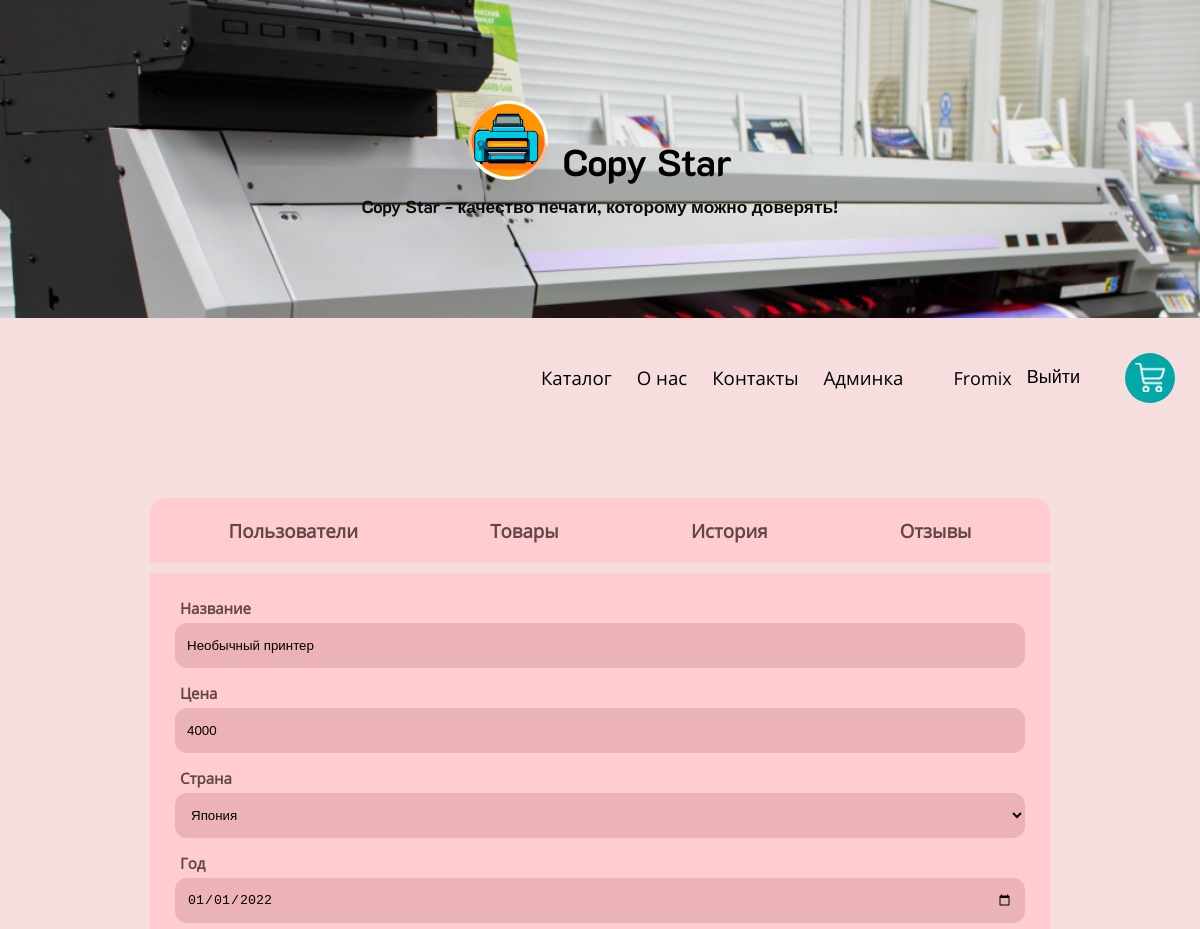
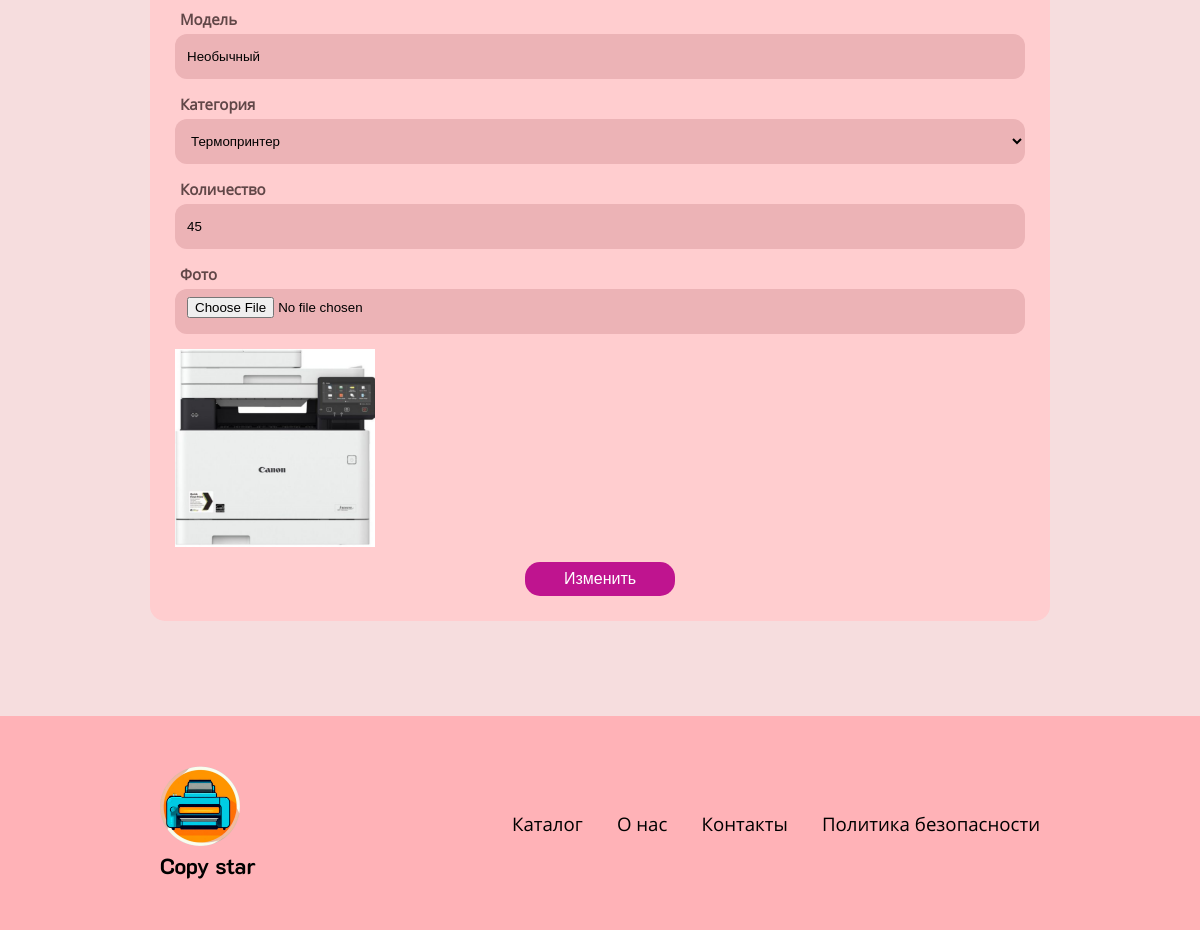
Screenshot of /pages/admin/edit_product.php?id=3 (signed in) with the database file from the repository (2 pictures, top to bottom).
### tables this page shows
CREATE TABLE `products` (
  `product_id` int(11) NOT NULL,
  `name` varchar(256) NOT NULL,
  `price` int(11) NOT NULL,
  `id_country` int(11) NOT NULL,
  `year` int(11) NOT NULL,
  `model` varchar(256) NOT NULL,
  `id_category` int(11) NOT NULL,
  `count` int(11) NOT NULL,
  `path` varchar(256) NOT NULL,
  `created_at` timestamp NOT NULL DEFAULT current_timestamp()
);

### classes/Products.php (called while the page is built, shortened)
<?php
class Products
{
    private Db $db;
    public function __construct($db)
    {
        $this->db = $db;
    }
    public function getProduct($id): false|array
    {
        return $this->db->query('SELECT *,countries.name as country, products.name as name_p FROM `products` JOIN countries ON countries.id = products.id_country JOIN categories ON categories.category_id = products.id_category WHERE `count` > 0 and product_id = ? ORDER BY `created_at`', [$id])->fetch();
    }
}

### classes/Db.php (called while the page is built, shortened)
<?php
class Db
{
    private array $options = [
        PDO::ATTR_ERRMODE => PDO::ERRMODE_EXCEPTION,
        PDO::ATTR_DEFAULT_FETCH_MODE => PDO::FETCH_ASSOC,
        PDO::ATTR_EMULATE_PREPARES => false,
    ];
    public PDO $connection;
    private array $data = [
        'host' => 'localhost',
        'port' => '3306',
        'dbname' => 'db_demo',
        'charset' => 'utf8',
        'user' => 'root',
        'pass' => ''
    ];
    public function __construct()
    {
        try {
            $this->connection = new PDO("mysql:host={$this->data['host']};port={$this->data['port']};dbname={$this->data['dbname']};charset={$this->data['charset']}", $this->data['user'],
                $this->data['pass'], $this->options);
        } catch (PDOException $exception) {
            echo 'Ошибка соединения: ' . $exception->getMessage();
        }
    }
    public function query($query, $params = []): PDOStatement
    {
        $this->stmt = $this->connection->prepare($query);
        $this->stmt->execute($params);
        return $this->stmt;
    }
    public function getCountries(): bool|array
    {
        return $this->query("SELECT * FROM countries")->fetchAll();
    }
    public function getCategories(): bool|array
    {
        return $this->query('SELECT * FROM categories')->fetchAll();
    }
}

### pages/admin/edit_product.php (the view, shortened to what this page needs)
<?php
require_once 'classes/Db.php';
require_once 'classes/Products.php';
$db = new Db;
$countries = $db->getCountries();
$categories = $db->getCategories();
$products = new Products($db);
$product = $products->getProduct($_GET['id']);
?>
<!doctype html>
<html lang="en">
<head>
    <link rel='stylesheet' href='../../assets/css/admin/admin.css'>
</head>
<body>
<div id="app">
    <?php include 'components/Top.php' ?>
    <?php include 'components/header.php' ?>
    <div class="admin">
        <?php include 'pages/admin/header.php' ?>
        <?php
        if (!$product) echo "<h1 style='text-align: center; min-height: 50vh;'>Товар не найден</h1>";
        else { ?>
            <form class='form' action='#' method='post' enctype='multipart/form-data'>
                <div>
                    <label for='name'>Название</label>
                    <input required name='name' type='text' placeholder='Имя' value="<?=$product['name_p']?>"/>
                </div>
                <div>
                    <label for='price'>Цена</label>
                    <input required name='price' type='number' placeholder='Цена' value="<?=$product['price']?>"/>
                </div>
                <div>
                    <label for='country'>Страна</label>
                    <select name="country">
                        <?php foreach ($countries as $country) {
                            $select = $country['id'] === $product['id_country'] ? 'selected' : '';
                            echo "<option $select value='{$country['id']}'>{$country['name']}</option>";
                        } ?>
                    </select>
                </div>
                <div>
                    <label for='year'>Год</label>
                    <input required value="<?=$product['year']?>-01-01" max='2024-01-25' min='1850-01-01' name='year' type='date' placeholder='Год'/>
                </div>
                <div>
                    <label for='model'>Модель</label>
                    <input required name='model' value="<?=$product['model']?>" type='text' placeholder='Модель'/>
                </div>
                <div>
                    <label for='category'>Категория</label>
                    <select name='category'>
                        <?php foreach ($categories as $category) {
                            $select = $category['category_id'] === $product['id_category'] ? 'selected' : '';
                            echo "<option $select value='{$category['category_id']}'>{$category['category']}</option>";
                        } ?>
                    </select>
                </div>
                <div>
                    <label for='count'>Количество</label>
                    <input  value="<?=$product['count']?>" required name='count' type='number' placeholder='Количество'/>
                </div>
                <div>
                    <label for='photo'>Фото</label>
                    <input name='photo' type='file'/>
                </div>
                <img src="/assets/images/product/<?=$product['path']?>" alt="">
                <button name='btn-add'>Изменить</button>
            </form>
        <?php }
        ?>
    </div>
    <?php include 'components/footer.php' ?>
</div>
</body>
</html>

### assets/css/admin/admin.css (style rules this page uses)
#app { display: flex; flex-direction: column; align-items: center; gap: 15px; width: 100%; }
* { margin: 0; padding: 0; box-sizing: border-box; }
body { font-family: OpenSans; background-color: #f6ddde; font-size: 14pt; }
img { max-width: 100%; object-fit: cover; }
.admin { margin-top: 70px; width: 75%; display: flex; flex-direction: column; gap: 10px; }
.admin .form { background-color: #FFCDCF; padding: 25px; border: 1px solid gray; display: flex; border-radius: 0 0 15px 15px; flex-direction: column; border: none; gap: 15px; }
.admin .form label { color: #614748; font-size: 15px; margin-left: 5px; font-weight: bold; }
.admin .form button { border-radius: 15px; text-align: center; background-color: #BF148F; padding: 7px 15px; color: white; transition: background-color 0.5s ease; min-width: 150px; font-size: 16px; cursor: pointer; border: none; margin: auto; padding: 8px 15px; }
.admin .form > img { max-width: 200px; }
.admin .form input, .admin .form select { background-color: #ECB3B6; padding: 8px 12px; border-radius: 12px; outline: none; border: none; height: 45px; }
.admin .form input::placeholder, .admin .form select::placeholder { color: #88696A; }
.admin .form > div { display: flex; flex-direction: column; gap: 5px; }

### assets/css/components/Top.css (style rules this page uses)
#app { display: flex; flex-direction: column; align-items: center; gap: 15px; width: 100%; }
* { margin: 0; padding: 0; box-sizing: border-box; }
body { font-family: OpenSans; background-color: #f6ddde; font-size: 14pt; }
img { max-width: 100%; object-fit: cover; }

### assets/css/components/header.css (style rules this page uses)
#app { display: flex; flex-direction: column; align-items: center; gap: 15px; width: 100%; }
* { margin: 0; padding: 0; box-sizing: border-box; }
body { font-family: OpenSans; background-color: #f6ddde; font-size: 14pt; }
img { max-width: 100%; object-fit: cover; }

### assets/css/admin/header.css (style rules this page uses)
#app { display: flex; flex-direction: column; align-items: center; gap: 15px; width: 100%; }
* { margin: 0; padding: 0; box-sizing: border-box; }
body { font-family: OpenSans; background-color: #f6ddde; font-size: 14pt; }
img { max-width: 100%; object-fit: cover; }

### assets/css/components/footer.css (style rules this page uses)
#app { display: flex; flex-direction: column; align-items: center; gap: 15px; width: 100%; }
* { margin: 0; padding: 0; box-sizing: border-box; }
body { font-family: OpenSans; background-color: #f6ddde; font-size: 14pt; }
img { max-width: 100%; object-fit: cover; }

### rows the page displays
products: name "Необычный принтер", price "4000", year "01/01/2022", model "Необычный", count "45", path (picture)

### other values shown
$_SESSION['login'] "Fromix"
form field country "Япония"
form field category "Термопринтер"
